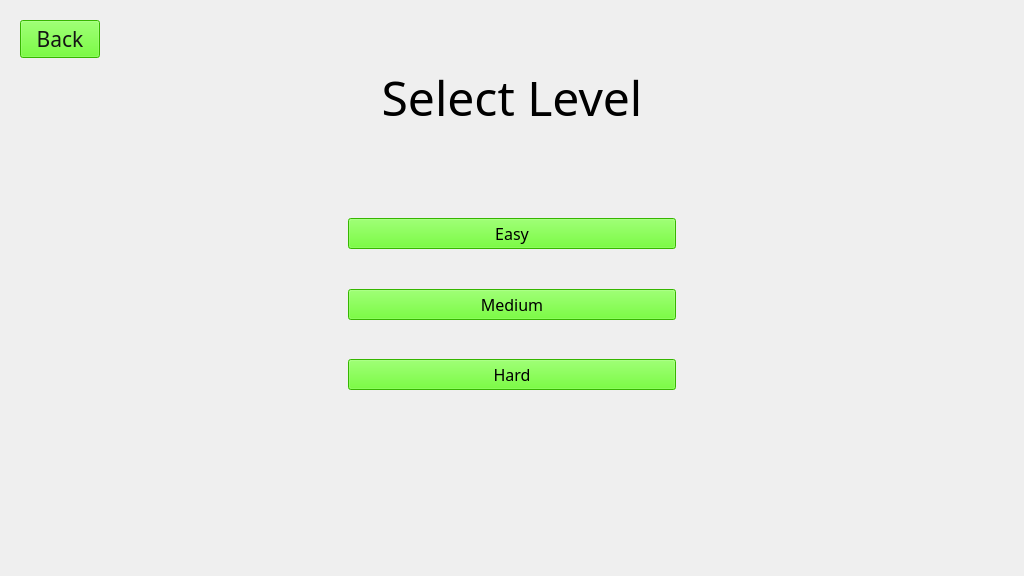
<?xml version="1.0" encoding="UTF-8"?>
<ui version="4.0">
 <class>levelSelect</class>
 <widget class="QWidget" name="levelSelect">
  <property name="geometry">
   <rect>
    <x>0</x>
    <y>0</y>
    <width>1024</width>
    <height>576</height>
   </rect>
  </property>
  <property name="windowTitle">
   <string>Form</string>
  </property>
  <layout class="QVBoxLayout" name="verticalLayout_2">
   <item>
    <widget class="QStackedWidget" name="stackedWidget">
     <property name="currentIndex">
      <number>0</number>
     </property>
     <widget class="QWidget" name="page_3">
      <layout class="QVBoxLayout" name="verticalLayout">
       <item>
        <layout class="QHBoxLayout" name="horizontalLayout_5">
         <item>
          <widget class="QPushButton" name="BackButton">
           <property name="font">
            <font>
             <family>AKbalthom HighSchool-Frame</family>
             <pointsize>16</pointsize>
            </font>
           </property>
           <property name="focusPolicy">
            <enum>Qt::TabFocus</enum>
           </property>
           <property name="styleSheet">
            <string notr="true">background-image: url(:/images/resource/grass-icon.png);
color: rgb(20,20,20);
background-color: rgb(76, 255, 0);



</string>
           </property>
           <property name="text">
            <string>Back</string>
           </property>
          </widget>
         </item>
         <item>
          <spacer name="horizontalSpacer_8">
           <property name="orientation">
            <enum>Qt::Horizontal</enum>
           </property>
           <property name="sizeType">
            <enum>QSizePolicy::MinimumExpanding</enum>
           </property>
           <property name="sizeHint" stdset="0">
            <size>
             <width>40</width>
             <height>20</height>
            </size>
           </property>
          </spacer>
         </item>
        </layout>
       </item>
       <item>
        <widget class="QLabel" name="label_2">
         <property name="font">
          <font>
           <family>AKbalthom HighSchool-Fun</family>
           <pointsize>36</pointsize>
           <weight>50</weight>
           <italic>false</italic>
           <bold>false</bold>
           <underline>false</underline>
          </font>
         </property>
         <property name="text">
          <string>Select Level</string>
         </property>
         <property name="alignment">
          <set>Qt::AlignCenter</set>
         </property>
        </widget>
       </item>
       <item>
        <spacer name="verticalSpacer_3">
         <property name="orientation">
          <enum>Qt::Vertical</enum>
         </property>
         <property name="sizeHint" stdset="0">
          <size>
           <width>20</width>
           <height>87</height>
          </size>
         </property>
        </spacer>
       </item>
       <item>
        <layout class="QHBoxLayout" name="horizontalLayout_6">
         <item>
          <spacer name="horizontalSpacer_9">
           <property name="orientation">
            <enum>Qt::Horizontal</enum>
           </property>
           <property name="sizeType">
            <enum>QSizePolicy::MinimumExpanding</enum>
           </property>
           <property name="sizeHint" stdset="0">
            <size>
             <width>40</width>
             <height>20</height>
            </size>
           </property>
          </spacer>
         </item>
         <item>
          <widget class="QPushButton" name="EasyButton">
           <property name="sizePolicy">
            <sizepolicy hsizetype="MinimumExpanding" vsizetype="Fixed">
             <horstretch>0</horstretch>
             <verstretch>0</verstretch>
            </sizepolicy>
           </property>
           <property name="font">
            <font>
             <family>AKbalthom HighSchool-Frame</family>
             <pointsize>12</pointsize>
             <weight>50</weight>
             <italic>false</italic>
             <bold>false</bold>
            </font>
           </property>
           <property name="styleSheet">
            <string notr="true">background-color: rgb(76, 255, 0);

border-color: rgb(255,255,255);
font: 12pt &quot;AKbalthom HighSchool-Frame&quot;;
background-image: url(:/images/resource/grass-icon(easy).png);
gridline-color: rgb(255, 255, 255);</string>
           </property>
           <property name="text">
            <string>Easy</string>
           </property>
          </widget>
         </item>
         <item>
          <spacer name="horizontalSpacer_10">
           <property name="orientation">
            <enum>Qt::Horizontal</enum>
           </property>
           <property name="sizeType">
            <enum>QSizePolicy::MinimumExpanding</enum>
           </property>
           <property name="sizeHint" stdset="0">
            <size>
             <width>40</width>
             <height>20</height>
            </size>
           </property>
          </spacer>
         </item>
        </layout>
       </item>
       <item>
        <spacer name="verticalSpacer_2">
         <property name="orientation">
          <enum>Qt::Vertical</enum>
         </property>
         <property name="sizeHint" stdset="0">
          <size>
           <width>20</width>
           <height>40</height>
          </size>
         </property>
        </spacer>
       </item>
       <item>
        <layout class="QHBoxLayout" name="horizontalLayout_7">
         <item>
          <spacer name="horizontalSpacer_11">
           <property name="orientation">
            <enum>Qt::Horizontal</enum>
           </property>
           <property name="sizeType">
            <enum>QSizePolicy::MinimumExpanding</enum>
           </property>
           <property name="sizeHint" stdset="0">
            <size>
             <width>40</width>
             <height>20</height>
            </size>
           </property>
          </spacer>
         </item>
         <item>
          <widget class="QPushButton" name="MediumButton">
           <property name="sizePolicy">
            <sizepolicy hsizetype="MinimumExpanding" vsizetype="Fixed">
             <horstretch>0</horstretch>
             <verstretch>0</verstretch>
            </sizepolicy>
           </property>
           <property name="font">
            <font>
             <family>AKbalthom HighSchool-Frame</family>
             <pointsize>12</pointsize>
             <weight>50</weight>
             <italic>false</italic>
             <bold>false</bold>
            </font>
           </property>
           <property name="styleSheet">
            <string notr="true">background-color: rgb(20, 20, 20);
border-color: rgb(255,255,255);
font: 12pt &quot;AKbalthom HighSchool-Frame&quot;;
background-image: url(:/images/resource/grass-icon(medium).png);
background-color: rgb(76, 255, 0);
</string>
           </property>
           <property name="text">
            <string>Medium</string>
           </property>
          </widget>
         </item>
         <item>
          <spacer name="horizontalSpacer_12">
           <property name="orientation">
            <enum>Qt::Horizontal</enum>
           </property>
           <property name="sizeType">
            <enum>QSizePolicy::MinimumExpanding</enum>
           </property>
           <property name="sizeHint" stdset="0">
            <size>
             <width>40</width>
             <height>20</height>
            </size>
           </property>
          </spacer>
         </item>
        </layout>
       </item>
       <item>
        <spacer name="verticalSpacer_5">
         <property name="orientation">
          <enum>Qt::Vertical</enum>
         </property>
         <property name="sizeHint" stdset="0">
          <size>
           <width>20</width>
           <height>40</height>
          </size>
         </property>
        </spacer>
       </item>
       <item>
        <layout class="QHBoxLayout" name="horizontalLayout_8">
         <item>
          <spacer name="horizontalSpacer_13">
           <property name="orientation">
            <enum>Qt::Horizontal</enum>
           </property>
           <property name="sizeType">
            <enum>QSizePolicy::MinimumExpanding</enum>
           </property>
           <property name="sizeHint" stdset="0">
            <size>
             <width>40</width>
             <height>20</height>
            </size>
           </property>
          </spacer>
         </item>
         <item>
          <widget class="QPushButton" name="HardButton">
           <property name="sizePolicy">
            <sizepolicy hsizetype="MinimumExpanding" vsizetype="Fixed">
             <horstretch>0</horstretch>
             <verstretch>0</verstretch>
            </sizepolicy>
           </property>
           <property name="font">
            <font>
             <family>AKbalthom HighSchool-Frame</family>
             <pointsize>12</pointsize>
             <weight>50</weight>
             <italic>false</italic>
             <bold>false</bold>
            </font>
           </property>
           <property name="styleSheet">
            <string notr="true">background-color: rgb(20, 20, 20);
border-color: rgb(255,255,255);
font: 12pt &quot;AKbalthom HighSchool-Frame&quot;;
background-image: url(:/images/resource/grass-icon(hard).png);
background-color: rgb(76, 255, 0);
</string>
           </property>
           <property name="text">
            <string>Hard</string>
           </property>
          </widget>
         </item>
         <item>
          <spacer name="horizontalSpacer_14">
           <property name="orientation">
            <enum>Qt::Horizontal</enum>
           </property>
           <property name="sizeType">
            <enum>QSizePolicy::MinimumExpanding</enum>
           </property>
           <property name="sizeHint" stdset="0">
            <size>
             <width>40</width>
             <height>20</height>
            </size>
           </property>
          </spacer>
         </item>
        </layout>
       </item>
       <item>
        <spacer name="verticalSpacer">
         <property name="orientation">
          <enum>Qt::Vertical</enum>
         </property>
         <property name="sizeHint" stdset="0">
          <size>
           <width>20</width>
           <height>40</height>
          </size>
         </property>
        </spacer>
       </item>
       <item>
        <widget class="QLabel" name="msgLabel">
         <property name="font">
          <font>
           <family>AKbalthom HighSchool-Frame</family>
           <pointsize>14</pointsize>
          </font>
         </property>
         <property name="text">
          <string/>
         </property>
         <property name="alignment">
          <set>Qt::AlignCenter</set>
         </property>
        </widget>
       </item>
       <item>
        <layout class="QHBoxLayout" name="horizontalLayout">
         <item>
          <spacer name="horizontalSpacer_2">
           <property name="orientation">
            <enum>Qt::Horizontal</enum>
           </property>
           <property name="sizeHint" stdset="0">
            <size>
             <width>40</width>
             <height>20</height>
            </size>
           </property>
          </spacer>
         </item>
         <item>
          <spacer name="horizontalSpacer_3">
           <property name="orientation">
            <enum>Qt::Horizontal</enum>
           </property>
           <property name="sizeHint" stdset="0">
            <size>
             <width>40</width>
             <height>20</height>
            </size>
           </property>
          </spacer>
         </item>
         <item>
          <spacer name="horizontalSpacer">
           <property name="orientation">
            <enum>Qt::Horizontal</enum>
           </property>
           <property name="sizeHint" stdset="0">
            <size>
             <width>40</width>
             <height>20</height>
            </size>
           </property>
          </spacer>
         </item>
        </layout>
       </item>
       <item>
        <spacer name="verticalSpacer_4">
         <property name="orientation">
          <enum>Qt::Vertical</enum>
         </property>
         <property name="sizeHint" stdset="0">
          <size>
           <width>20</width>
           <height>86</height>
          </size>
         </property>
        </spacer>
       </item>
      </layout>
     </widget>
     <widget class="QWidget" name="page_4"/>
    </widget>
   </item>
  </layout>
 </widget>
 <resources/>
 <connections/>
</ui>
